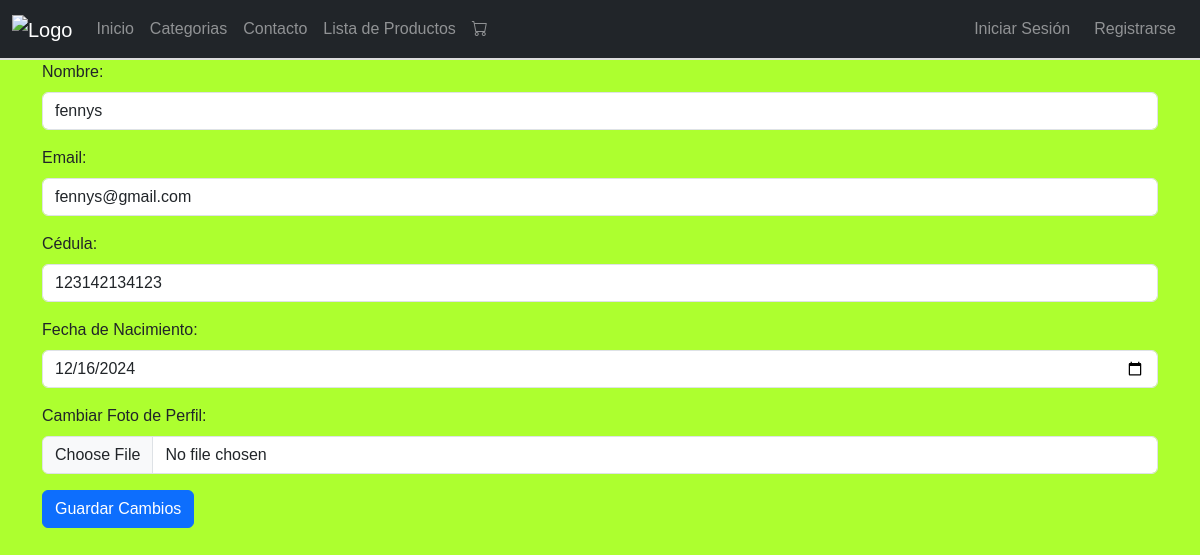
The page /editar_perfil/1/ (signed in) on the database its author committed.
### fennys/models.py (models this page shows, shortened)
class Usuario(models.Model):
    rol = models.CharField(
        max_length=10,
        choices=Role.choices,
        default=Role.CLIENT,
    )
    estado = models.BooleanField(default=True)
    foto = models.ImageField(upload_to='usuarios/', null=True, blank=True)
    token_recuperar = models.CharField(max_length=255, null=True, blank=True)
    nombre = models.CharField(max_length=100)
    apellido = models.CharField(max_length=100)
    email = models.EmailField(unique=True)
    password = models.CharField(max_length=255)
    fecha_nacimiento = models.DateField(null=True, blank=True)
    cedula = models.CharField(max_length=20, null=True, blank=True)  # Añadir el campo cedula

### fennys/views.py (the view, shortened to what this page needs)
# urls.py: path('editar_perfil/<int:user_id>/', views.editar_perfil, name='editar_perfil'),
@login_required
def editar_perfil(request, user_id):
    user = get_object_or_404(Usuario, pk=user_id)
    return render(request, 'fennys/perfil/editar_perfil.html', {'user': user})

### fennys/templates/fennys/perfil/editar_perfil.html (shortened to what this page needs)
{% extends 'fennys/barnav.html' %}
{% load static %}
{% block content %}
    <div class="container">
        <form method="POST" enctype="multipart/form-data">
            <div class="mb-3">
                <label for="nombre" class="form-label">Nombre:</label>
                <input type="text" class="form-control" name="nombre" value="{{ user.nombre }}" required>
            </div>
            <div class="mb-3">
                <label for="email" class="form-label">Email:</label>
                <input type="email" class="form-control" name="email" value="{{ user.email }}" required>
            </div>
            <div class="mb-3">
                <label for="cedula" class="form-label">Cédula:</label>
                <input type="number" class="form-control" name="cedula" value="{{ user.cedula }}" required>
            </div>
            <div class="mb-3">
                <label for="fechaNacimiento" class="form-label">Fecha de Nacimiento:</label>
                <input type="date" class="form-control" name="fechaNacimiento" value="{{ user.fecha_nacimiento|date:'Y-m-d' }}" required>
            </div>
            <div class="mb-3">
                <label for="foto_nueva" class="form-label">Cambiar Foto de Perfil:</label>
                <input type="file" class="form-control" name="foto_nueva">
            </div>
            <button type="submit" class="btn btn-primary">Guardar Cambios</button>
        </form>
    </div>
{% endblock %}

### fennys/static/fennys/css/style.css (style rules this page uses)
body { background-color: #f8f9fa; font-family: 'Arial', sans-serif; }

### rows shown on the page
Usuario: nombre "fennys", email "fennys@gmail.com", cedula "123142134123", fechaNacimiento "12/16/2024"
